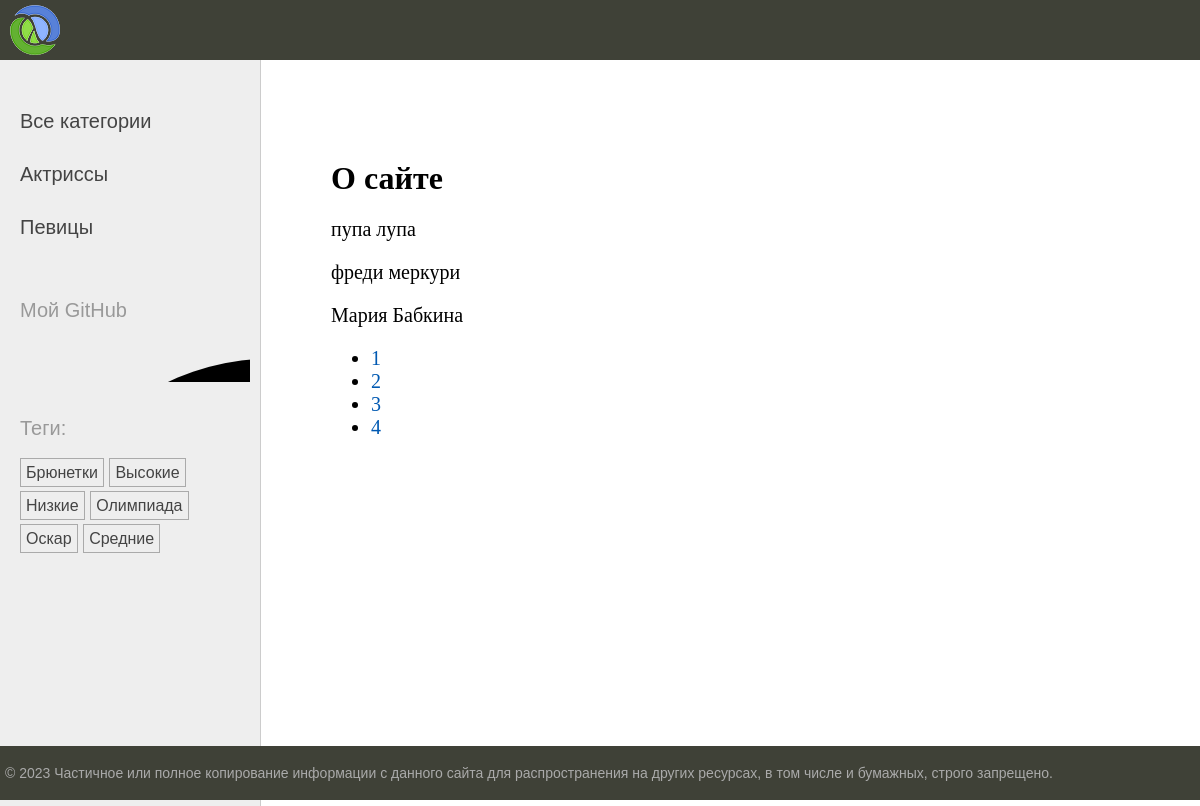
/about/, run on an earlier commit of the app's database.
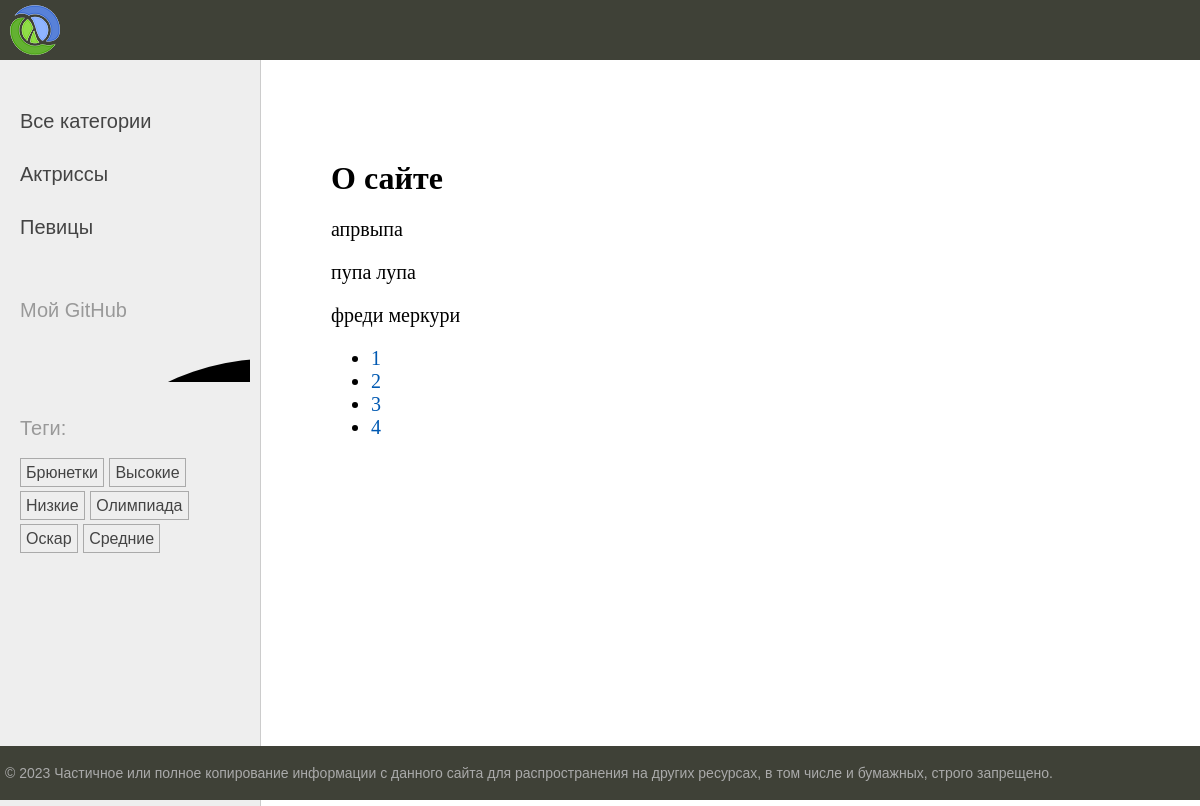
And on a later commit of the database.
### newsline/models.py (models this page shows, shortened)
class Category(models.Model):
    name = models.CharField(max_length=100, db_index=True, verbose_name='Категория')
    slug = models.SlugField(max_length=255, unique=True, db_index=True)
    class Meta:
        verbose_name = 'Категория'
        verbose_name_plural = 'Категории'
    def get_absolute_url(self):
        return reverse('category', kwargs={'cat_slug': self.slug})

class TagPost(models.Model):
    tag = models.CharField(max_length=100, db_index=True)
    slug = models.SlugField(max_length=255, unique=True, db_index=True)
    def get_absolute_url(self):
        return reverse('tag', kwargs={'tag_slug': self.slug})

class Post(models.Model):
    class Status(models.IntegerChoices):
        DRAFT = 0, 'Черновик'
        PUBLISHED = 1, 'Опубликовано'
    title = models.CharField(max_length=255, verbose_name='Заголовок')
    slug = models.SlugField(max_length=255, unique=True, db_index=True, verbose_name='Слаг',
                            validators=[
                                MinLengthValidator(5),
                                MaxLengthValidator(255),
                            ])
    photo = models.ImageField(upload_to='photos/%Y/%m/%d', default=None, blank=True, null=True, verbose_name='Фотография')
    content = models.TextField(blank=True, verbose_name='Контент')
    time_create = models.DateTimeField(auto_now_add=True, verbose_name='Время создания')
    time_update = models.DateTimeField(auto_now=True, verbose_name='Время обновления')
    is_published = models.IntegerField(choices=Status.choices, default=Status.PUBLISHED, verbose_name='Публикация')
    cat = models.ForeignKey('Category', on_delete=models.PROTECT, related_name='posts', verbose_name='Категория')
    tags = models.ManyToManyField('TagPost', blank=True, related_name='tags', verbose_name='Теги')
    husband = models.OneToOneField('Husband', on_delete=models.SET_NULL, null=True, blank=True, related_name='woman',
                                   verbose_name='Муж')
    objects = models.Manager()
    published = PublishedManager()
    def __str__(self):
        return self.title
    class Meta:
        verbose_name = 'Посты'
        verbose_name_plural = 'Посты'
        ordering = ['-time_create']
        indexes = [
            models.Index(fields=['-time_create'])
        ]

### newsline/views.py (the view)
# urls.py: path('about/', views.about, name='about'),
def about(request):
    contact_list = Post.published.all()
    paginator = Paginator(contact_list, 3)
    page_number = request.GET.get('page')
    page_obj = paginator.get_page(page_number)
    return render(request, 'newsline/about.html',
                  {"title": 'О сайте', 'page_obj': page_obj})

### newsline/models.py (called while the page is built)
    def get_queryset(self):
        return super().get_queryset().filter(is_published=1)

### newsline/templatetags/newsline_tags.py (called while the page is built)
@register.inclusion_tag('newsline/list_categories.html')
def show_categories(cat_selected=0):
    cats = Category.objects.annotate(total=Count('posts')).filter(total__gt=0)
    return {'cats': cats, 'cat_selected': cat_selected}

@register.inclusion_tag('newsline/list_tags.html')
def show_all_tags():
    return {'tags': TagPost.objects.annotate(total=Count('tags')).filter(total__gt=0)}

### newsline/templates/newsline/about.html
{% extends 'base.html' %}
{% block content %}
<h1>{{ title }}</h1>
{% for item in page_obj %}
<p>{{ item}}</p>
{% endfor %}
<nav>
    <ul>
        {% for p in page_obj.paginator.page_range %}
        <li>
            <a href="?page={{ p }}">{{p}}</a>
        </li>
        {% endfor %}
    </ul>
</nav>
{% endblock %}

### templates/base.html (shortened to what this page needs)
{% load static %}
{% load newsline_tags %}
<!DOCTYPE html>
<html>
<head>
	<link type="text/css" href="{% static 'newsline/css/styles.css' %}" rel="stylesheet" />
</head>
<body>
<table class="table-page" border=0 cellpadding="0" cellspacing="0">
<tr><td valign=top>
{% block mainmenu %}
		<div class="header">
			<ul id="mainmenu" class="mainmenu">
			<li class="logo"><a href="{% url 'home' %}"><div class="logo"></div></a></li>
			</ul>
		</div>
{% endblock mainmenu %}
<table class="table-content" border=0 cellpadding="0" cellspacing="0">
<tr>
	<td valign="top" class="left-chapters">
	<ul id="leftchapters">
		{% if cat_selected == 0 %}
		<li class="selected">Все категории</li>
		{% else %}
		<li><a href="{% url 'home' %}">Все категории</a></li>
		{% endif %}
		{% show_categories cat_selected %}
		<li class="share">
		<p>Мой GitHub</p>
		<a class="share-gt" href="https://github.com/SashaKarpo" target="_blank" rel="nofollow"></a>
		</li>
		<li>{%show_all_tags%}</li>
	</ul>
</td>
<td valign="top" class="content">
	<div class="content-text">
{% block content %}
{% endblock %}
	</div>
</td></tr></table>
</td></tr>
<tr><td valign=top>
	<div id="footer">
		<p>&copy; 2023 Частичное или полное копирование информации с данного сайта для распространения на других ресурсах, в том числе и бумажных, строго запрещено.</p>
	</div>
</td></tr></table>
</body>
</html>

### newsline/templates/newsline/list_categories.html
{% for cat in cats %}
{% if cat.id == cat_selected %}
<li class="selected">{{cat.name}}</li>
{% else %}
<li><a href="{{ cat.get_absolute_url }}">{{cat.name}}</a></li>
{% endif %}
{% endfor %}

### newsline/templates/newsline/list_tags.html
{% if tags %}
<p>Теги:</p>
<ul class="tags-list">
    {% for t in tags %}
    <li><a href="{{t.get_absolute_url}}">{{t.tag}}</a></li>
    {%endfor%}
</ul>
{% endif %}

### newsline/static/newsline/css/styles.css (style rules this page uses)
html, body { font-family: 'Arial'; margin: 0; padding: 0; height: 100%; width: 100%; color: #444; }
a { color: #0059b2; text-decoration: none; }
.table-page { width: 100%; height: 100%; vertical-align: top; }
.table-page tr { height: 100%; }
.header { background: #3F4137; height: 60px; }
.logo { background: url('../images/logo.png') no-repeat 10px 5px; width: 70px; height: 60px; }
ul.mainmenu { list-style: none; margin: 0; padding: 0; height: 60px; color: #fdc073; font-size: 20px; overflow: hidden; }
ul.mainmenu li { float: left; margin: 18px 40px 0 30px; }
ul.mainmenu li.logo { margin: 0; }
ul.mainmenu li a { color: #fdc073; text-decoration: none; }
.table-content { width: 100%; min-height: 100%; height: 100%; }
.left-chapters { margin: 0; background: #eee; border-right: 1px solid #ccc; }
.left-chapters ul { width: 230px; margin: 0; padding: 20px 10px 10px 20px; list-style: none; font-size: 20px; }
.left-chapters ul li { margin: 30px 0 0 0; color: #999; }
.left-chapters ul li a { color: #444; text-decoration: none; }
.left-chapters ul li.share { margin: 60px 0 0 0; }
.left-chapters ul li.share p { margin: 30px 0 30px 0; }
.left-chapters ul li.share a { display: inline-block; width: 40px; height: 40px; margin: 0 20px 0 0; }
.left-chapters ul li.share a.share-gt { width: 100%; height: 30px; background: url('../images/25231.png') no-repeat 0 0 }
ul.tags-list { width: 100%; margin: 0; padding: 0; list-style: none; }
ul.tags-list li { margin: 0; padding: 0 0 10px; display: inline-block; }
ul.tags-list li a { padding: 5px; font-size: 16px; border: 1px solid #aaa; }
.content { padding: 40px 20px 20px 40px; width: 100%; box-sizing: border-box; }
.content-text { margin: 60px 0 0 30px; color: #000; font-size: 20px; font-family: Yandex Sans Display Light; }
.content-text h1 { font-size: 32px; }
#footer { box-sizing: border-box; background: #3F4137; padding: 5px; color: #aaa; font-size: 14px; font-family: Verdana, Geneva, Arial, Helvetica; text-align: left; overflow: hidden; }

What changed in the data, as far as the page shows it:
no longer on this page (row unchanged): Post: title "Мария Бабкина"
added Post: title "апрвыпа"
